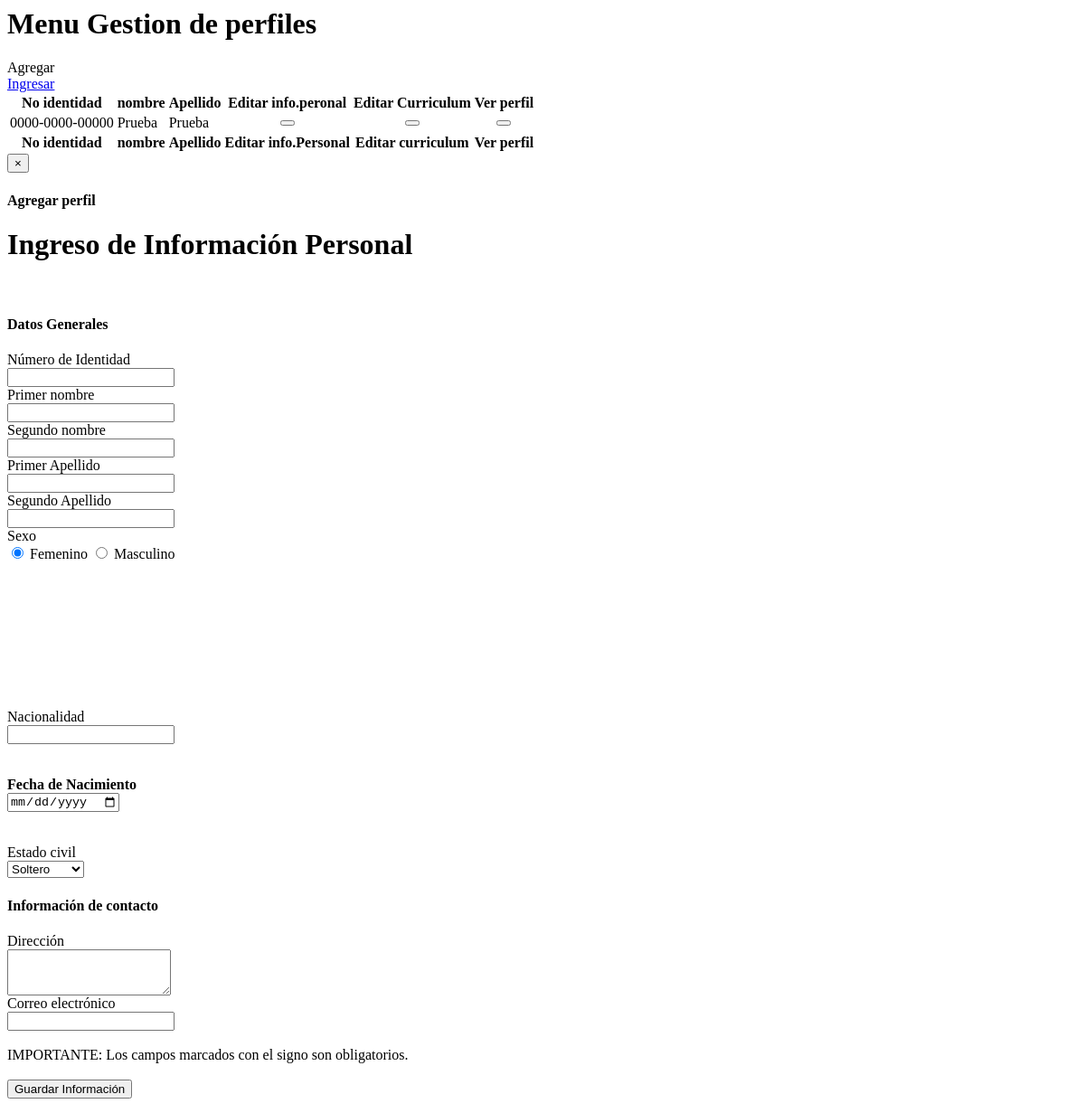
Page /pages/recursos_humanos/cv/menuPersona.php on the earlier database version.
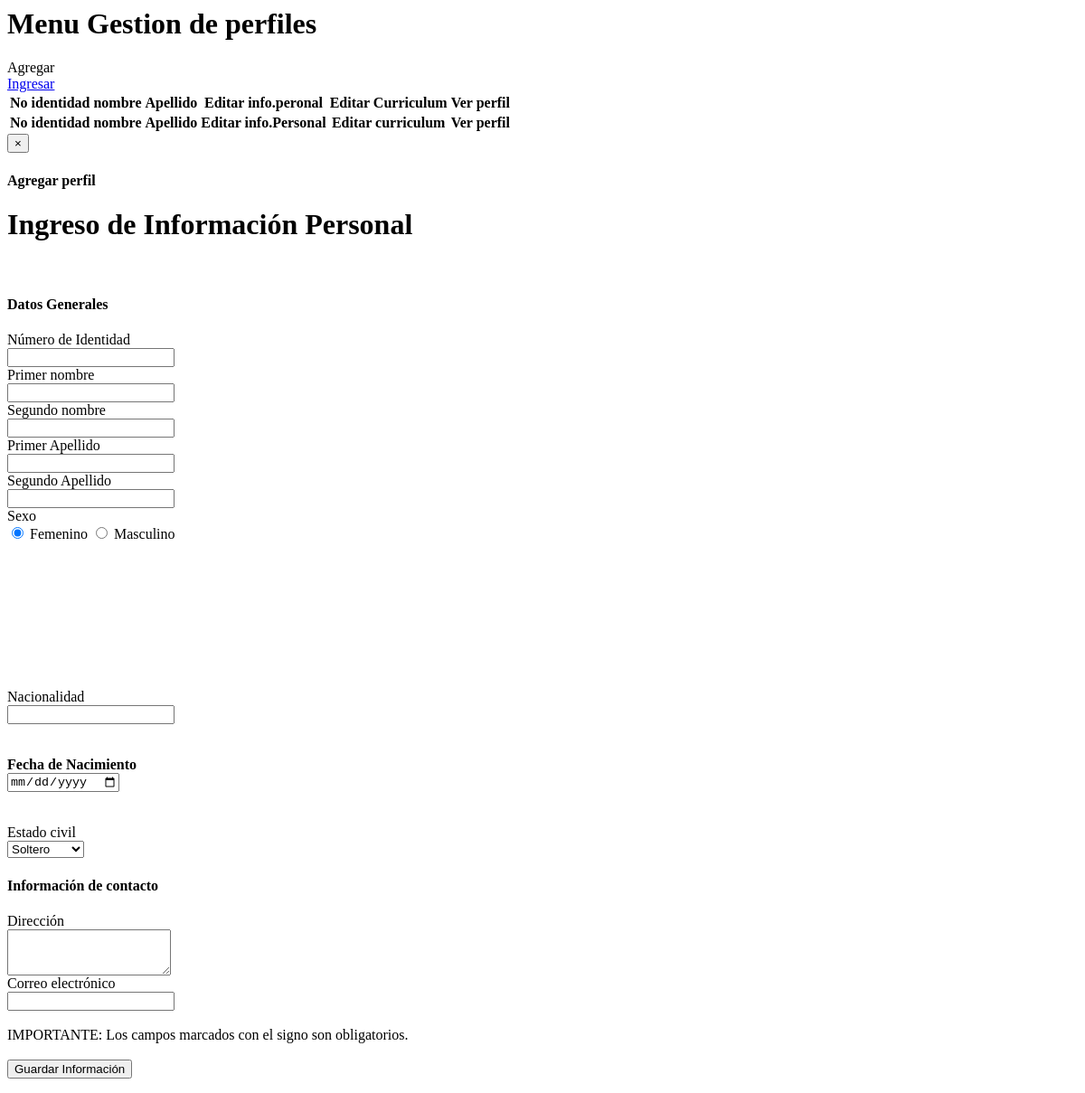
Same page on the later database version.
### tables this page shows
CREATE TABLE IF NOT EXISTS `persona` (
  `N_identidad` varchar(20) NOT NULL,
  `Primer_nombre` varchar(20) NOT NULL,
  `Segundo_nombre` varchar(20) DEFAULT NULL,
  `Primer_apellido` varchar(45) NOT NULL,
  `Segundo_apellido` varchar(20) DEFAULT NULL,
  `Fecha_nacimiento` date NOT NULL,
  `Sexo` varchar(1) DEFAULT NULL,
  `Direccion` varchar(300) NOT NULL,
  `Correo_electronico` varchar(40) DEFAULT NULL,
  `Estado_Civil` varchar(15) DEFAULT NULL,
  `Nacionalidad` varchar(20) NOT NULL,
  `foto_perfil` blob NOT NULL
);

### Datos/cargarPersonas.php (the view, shortened to what this page needs)
<?php
$queryCE = mysql_query("SELECT * FROM persona");
?>
<div class="box">
           <div class="box-body table-responsive">
               <?php
                   echo <<<HTML
                                    <table id="tabla_empleados" class="table table-bordered table-striped">
                                        <thead>
                                            <tr>
                                            <th>No identidad</th>
                                            <th>nombre</th>
                                            <th>Apellido</th>
                                        <th>Editar info.peronal</th>
                                      <th>Editar Curriculum</th>
                                         <th>Ver perfil</th>
                                        </tr>
                                        </thead>
                                        <tbody>
HTML;
            while ($rowCE = mysql_fetch_array($queryCE))  {
            $Noidentidad = $rowCE['N_identidad'];
            $nombre = $rowCE['Primer_nombre'];
            $apellido=$rowCE['Primer_apellido'];
                echo "<tr data-id='".$Noidentidad."'>";
                echo <<<HTML
                <td>$Noidentidad</td>
HTML;
                echo <<<HTML
                <td>$nombre</td>
HTML;
                echo <<<HTML
                <td>$apellido</td>
HTML;
                echo <<<HTML
                      <td>
                <center>
                    <button type="submit" class="editaripb btn btn-primary glyphicon  glyphicon-edit"  title="Editar info">
                      </button>
                </center>
                </td>
                  <td>
                <center>
                    <button type="submit" class="editarb btn btn-primary glyphicon glyphicon-list-alt "  title="Editar CV">
                      </button>
                </center>
                </td>
                  <td>
                <center>
                    <button class="verb btn btn-success glyphicon glyphicon-folder-open"  title="Ver_perfil">
                      </button>
                </center>
                </td>
HTML;
                echo "</tr>";
            }
                   echo <<<HTML
                                        </tbody>
                                        <tfoot>
                                        <tr>
                                            <th>No identidad</th>
                                            <th>nombre</th>
                                            <th>Apellido</th>
                                            <th>Editar info.Personal</th>
                                            <th>Editar curriculum</th>
                                            <th>Ver perfil</th>
                                        </tr>
                                        </tfoot>
									</table>
HTML;
               ?>
           </div>
       </div>
    </body>

Differences in the rows shown:
removed persona: N_identidad "0000-0000-00000", Primer_nombre "Prueba", Primer_apellido "Prueba"
